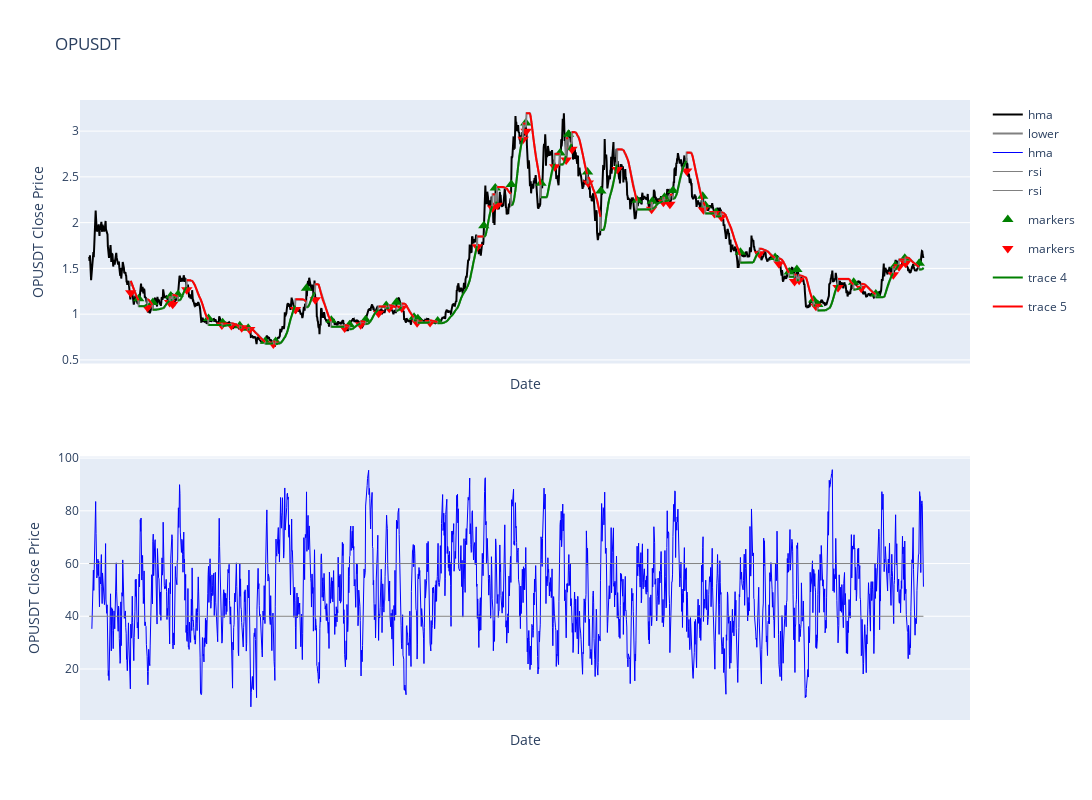

Notebook code cell kept with this figure:
### Markdown cell above
Condition

### Code cell
triangle = np.where(df_4h['buy_sell_signal']== -1, 'triangle-down',0)
df_4h["Symbol"] = np.where(df_4h["buy_sell_signal"]==1, "triangle-up", triangle)
color = np.where(df_4h['buy_sell_signal']== -1, 'red',0)
df_4h["Color"] = np.where(df_4h["buy_sell_signal"]==1, "green", color)

df_buy = df_4h[df_4h['buy_sell_signal']==1]
df_sell = df_4h[df_4h['buy_sell_signal']==-1]

fig = make_subplots(rows=2, cols=1, shared_xaxes=True)


fig.add_trace(
    go.Scatter(
        x=df_4h.index,
        y=df_4h['Close'],
        line=dict(color='Black', width=2),
        name='hma',
        legendgroup='1',
    ), row=1, col=1
)

fig.add_trace(
    go.Scatter(
        x=df_buy.index,
        y=df_buy['Close'],
        mode='markers',
        name ='markers',
        marker=go.Marker(size=10,
                        symbol=df_buy["Symbol"],
                        color=df_buy["Color"])
    ))

fig.add_trace(
    go.Scatter(
        x=df_sell.index,
        y=df_sell['Close'],
        mode='markers',
        name ='markers',
        marker=go.Marker(size=10,
                        symbol=df_sell["Symbol"],
                        color=df_sell["Color"])
    ))


# fig.add_trace(
#     go.Scatter(
#         x=df_4h.index,
#         y=df_4h['lower+upper_1d'],
#         line=dict(color='grey', width=2),
#         name='st_ma_1d',
#         legendgroup='1',
#     ), row=1, col=1
# )

# fig.add_scattergl(x = df_4h.index,
#                     y = df_4h['lower+upper_1d'].where(df_4h['supertrend_1d']==True),
#                     line={'color':'green'})


# fig.add_scattergl(x = df_4h.index,
#                     y = df_4h['lower+upper_1d'].where(df_4h['supertrend_1d']==False),
#                     line={'color':'red'})


fig.add_trace(
    go.Scatter(
        x=df_4h.index,
        y=df_4h['lower+upper'],
        line=dict(color='grey', width=2),
        name='lower',
        legendgroup='1',
        # fill='tonexty', 
        # fillcolor = fillcol(df_1h['label'].iloc[0])
    ), row=1, col=1
)

fig.add_scattergl(x = df_4h.index,
                    y = df_4h['lower+upper'].where(df_4h['supertrend']==True),
                    line={'color':'green'})


fig.add_scattergl(x = df_4h.index,
                    y = df_4h['lower+upper'].where(df_4h['supertrend']==False),
                    line={'color':'red'})





# fig.add_trace(
#     go.Scatter(
#         x=df_1h.index,
#         y=df_1h['upper'],
#         line=dict(color='Red', width=1),
#         name='upper',
#         legendgroup='1',
#         fill='tonexty', 
#         fillcolor = fillcol(df['label'].iloc[0])
#     ), row=1, col=1
# )


# fig.add_trace(
#     go.Scatter(
#         x=df_4h.index,
#         y=df_4h['rsi'],
#         line=dict(color='blue', width=1),
#         name='hma',
#         legendgroup='1',
#     ), row=2, col=1
# )

# fig.add_trace(
#     go.Scatter(
#         x=df_4h.index,
#         y= [60] * len(df_4h.index),
#         line=dict(color='grey', width=1),
#         name='rsi',
#         legendgroup='1',
#     ), row=2, col=1
# )

# fig.add_trace(
#     go.Scatter(
#         x=df_4h.index,
#         y= [40] * len(df_4h.index),
#         line=dict(color='grey', width=1),
#         name='rsi',
#         legendgroup='1',
#     ), row=2, col=1
# )

colors = np.where(df['macdh_12_26_9'] < 0, '#000', '#ff9900')
fig.add_trace(
    go.Bar(
        x=df_4h.index,
        y=df_4h['macd_hist'],
        name='histogram',
        marker_color=colors,
    ), row=2, col=1
)

fig.update_layout(xaxis_rangeslider_visible = False, title = 'OPUSDT', width = 1400, height = 800 )
fig.update_xaxes(title_text = 'Date')
fig.update_yaxes(title_text = 'OPUSDT Close Price')

fig.update_xaxes(showgrid=False, zeroline=False, rangeslider_visible=False, showticklabels=False,
                 showspikes=True, spikemode='across', spikesnap='cursor', showline=False,
                 spikecolor="grey",spikethickness=1, spikedash='solid')

fig.update_layout(spikedistance=1000,hoverdistance=1000)


fig.show()

### Figure 1 — Plotly figure (JSON) as saved in the notebook; plotly's stock layout.template omitted (floating-point values rounded to 4 significant figures; data arrays with more than 128 entries replaced by an {"elided": "..."} marker saying what was removed)
{"data": [{"legendgroup": "1", "line": {"color": "Black", "width": 2}, "name": "hma", "type": "scatter", "x": {"elided": "2178 str values"}, "xaxis": "x", "y": {"elided": "2178 float values"}, "yaxis": "y"}, {"marker": {"color": ["green", "green", "green", "green", "green", "green", "green", "green", "green", "green", "green", "green", "green", "green", "green", "green", "green", "green", "green", "green", "green", "green", "green", "green", "green", "green", "green", "green", "green", "green", "green", "green", "green", "green", "green", "green", "green", "green", "green", "green", "green", "green", "green", "green", "green", "green"], "size": 10, "symbol": ["triangle-up", "triangle-up", "triangle-up", "triangle-up", "triangle-up", "triangle-up", "triangle-up", "triangle-up", "triangle-up", "triangle-up", "triangle-up", "triangle-up", "triangle-up", "triangle-up", "triangle-up", "triangle-up", "triangle-up", "triangle-up", "triangle-up", "triangle-up", "triangle-up", "triangle-up", "triangle-up", "triangle-up", "triangle-up", "triangle-up", "triangle-up", "triangle-up", "triangle-up", "triangle-up", "triangle-up", "triangle-up", "triangle-up", "triangle-up", "triangle-up", "triangle-up", "triangle-up", "triangle-up", "triangle-up", "triangle-up", "triangle-up", "triangle-up", "triangle-up", "triangle-up", "triangle-up", "triangle-up"]}, "mode": "markers", "name": "markers", "type": "scatter", "x": ["2022-08-23T03:00:00", "2022-08-29T07:00:00", "2022-09-06T03:00:00", "2022-09-09T07:00:00", "2022-09-22T15:00:00", "2022-09-28T19:00:00", "2022-10-06T07:00:00", "2022-10-09T23:00:00", "2022-10-17T11:00:00", "2022-10-21T23:00:00", "2022-11-04T11:00:00", "2022-11-15T07:00:00", "2022-11-23T07:00:00", "2022-11-30T07:00:00", "2022-12-09T07:00:00", "2022-12-13T19:00:00", "2022-12-21T11:00:00", "2022-12-23T03:00:00", "2022-12-31T19:00:00", "2023-01-20T23:00:00", "2023-01-25T23:00:00", "2023-02-01T23:00:00", "2023-02-08T07:00:00", "2023-02-14T23:00:00", "2023-02-23T07:00:00", "2023-02-26T23:00:00", "2023-03-07T07:00:00", "2023-03-13T03:00:00", "2023-03-28T23:00:00", "2023-04-04T15:00:00", "2023-04-09T23:00:00", "2023-04-13T15:00:00", "2023-04-26T15:00:00", "2023-04-27T19:00:00", "2023-05-02T11:00:00", "2023-05-13T03:00:00", "2023-05-28T07:00:00", "2023-06-03T11:00:00", "2023-06-06T19:00:00", "2023-06-14T03:00:00", "2023-06-15T23:00:00", "2023-07-01T15:00:00", "2023-07-11T07:00:00", "2023-07-19T19:00:00", "2023-07-23T23:00:00", "2023-07-30T07:00:00"], "y": [1.167, 1.127, 1.198, 1.214, 0.953, 0.906, 0.872, 0.845, 0.705, 0.702, 1.282, 0.934, 0.885, 0.939, 1.094, 1.13, 0.967, 0.951, 0.925, 1.966, 2.379, 2.418, 3.089, 2.431, 2.762, 2.966, 2.552, 2.345, 2.245, 2.233, 2.277, 2.351, 2.287, 2.187, 2.112, 1.677, 1.618, 1.46, 1.488, 1.154, 1.105, 1.349, 1.219, 1.53, 1.612, 1.555]}, {"marker": {"color": ["red", "red", "red", "red", "red", "red", "red", "red", "red", "red", "red", "red", "red", "red", "red", "red", "red", "red", "red", "red", "red", "red", "red", "red", "red", "red", "red", "red", "red", "red", "red", "red", "red", "red", "red", "red", "red", "red", "red", "red", "red", "red", "red", "red", "red", "red"], "size": 10, "symbol": ["triangle-down", "triangle-down", "triangle-down", "triangle-down", "triangle-down", "triangle-down", "triangle-down", "triangle-down", "triangle-down", "triangle-down", "triangle-down", "triangle-down", "triangle-down", "triangle-down", "triangle-down", "triangle-down", "triangle-down", "triangle-down", "triangle-down", "triangle-down", "triangle-down", "triangle-down", "triangle-down", "triangle-down", "triangle-down", "triangle-down", "triangle-down", "triangle-down", "triangle-down", "triangle-down", "triangle-down", "triangle-down", "triangle-down", "triangle-down", "triangle-down", "triangle-down", "triangle-down", "triangle-down", "triangle-down", "triangle-down", "triangle-down", "triangle-down", "triangle-down", "triangle-down", "triangle-down", "triangle-down"]}, "mode": "markers", "name": "markers", "type": "scatter", "x": ["2022-08-19T15:00:00", "2022-08-26T23:00:00", "2022-09-05T15:00:00", "2022-09-06T23:00:00", "2022-09-13T03:00:00", "2022-09-28T11:00:00", "2022-10-02T15:00:00", "2022-10-07T03:00:00", "2022-10-10T15:00:00", "2022-10-20T23:00:00", "2022-10-30T15:00:00", "2022-11-08T07:00:00", "2022-11-21T03:00:00", "2022-11-28T03:00:00", "2022-12-05T23:00:00", "2022-12-10T15:00:00", "2022-12-16T03:00:00", "2022-12-22T19:00:00", "2022-12-28T11:00:00", "2023-01-18T03:00:00", "2023-01-24T19:00:00", "2023-01-26T19:00:00", "2023-02-07T03:00:00", "2023-02-08T11:00:00", "2023-02-20T23:00:00", "2023-02-25T23:00:00", "2023-02-28T11:00:00", "2023-03-07T15:00:00", "2023-03-20T07:00:00", "2023-04-04T07:00:00", "2023-04-09T11:00:00", "2023-04-12T07:00:00", "2023-04-19T15:00:00", "2023-04-26T23:00:00", "2023-05-01T19:00:00", "2023-05-04T19:00:00", "2023-05-21T11:00:00", "2023-05-29T23:00:00", "2023-06-05T19:00:00", "2023-06-07T19:00:00", "2023-06-15T03:00:00", "2023-06-24T19:00:00", "2023-07-04T23:00:00", "2023-07-18T23:00:00", "2023-07-21T11:00:00", "2023-07-24T07:00:00"], "y": [1.234, 1.074, 1.126, 1.108, 1.267, 0.881, 0.877, 0.852, 0.831, 0.673, 1.052, 1.158, 0.848, 0.884, 1.009, 1.065, 1.067, 0.905, 0.908, 1.737, 2.161, 2.19, 2.91, 2.999, 2.61, 2.684, 2.801, 2.433, 2.581, 2.145, 2.222, 2.202, 2.564, 2.142, 2.1, 2.061, 1.661, 1.55, 1.358, 1.37, 1.085, 1.29, 1.282, 1.431, 1.519, 1.557]}, {"legendgroup": "1", "line": {"color": "grey", "width": 2}, "name": "lower", "type": "scatter", "x": {"elided": "2178 str values"}, "xaxis": "x", "y": {"elided": "2178 float values"}, "yaxis": "y"}, {"line": {"color": "green"}, "type": "scattergl", "x": {"elided": "2178 str values"}, "y": {"elided": "2178 float values"}}, {"line": {"color": "red"}, "type": "scattergl", "x": {"elided": "2178 str values"}, "y": {"elided": "2178 float values"}}, {"legendgroup": "1", "line": {"color": "blue", "width": 1}, "name": "hma", "type": "scatter", "x": {"elided": "2178 str values"}, "xaxis": "x2", "y": {"elided": "2178 float values"}, "yaxis": "y2"}, {"legendgroup": "1", "line": {"color": "grey", "width": 1}, "name": "rsi", "type": "scatter", "x": {"elided": "2178 str values"}, "xaxis": "x2", "y": {"elided": "2178 int values"}, "yaxis": "y2"}, {"legendgroup": "1", "line": {"color": "grey", "width": 1}, "name": "rsi", "type": "scatter", "x": {"elided": "2178 str values"}, "xaxis": "x2", "y": {"elided": "2178 int values"}, "yaxis": "y2"}], "layout": {"height": 800, "hoverdistance": 1000, "spikedistance": 1000, "title": {"text": "OPUSDT"}, "width": 1400, "xaxis": {"anchor": "y", "domain": [0, 1], "matches": "x2", "rangeslider": {"visible": false}, "showgrid": false, "showline": false, "showspikes": true, "showticklabels": false, "spikecolor": "grey", "spikedash": "solid", "spikemode": "across", "spikesnap": "cursor", "spikethickness": 1, "title": {"text": "Date"}, "zeroline": false}, "xaxis2": {"anchor": "y2", "domain": [0, 1], "rangeslider": {"visible": false}, "showgrid": false, "showline": false, "showspikes": true, "showticklabels": false, "spikecolor": "grey", "spikedash": "solid", "spikemode": "across", "spikesnap": "cursor", "spikethickness": 1, "title": {"text": "Date"}, "zeroline": false}, "yaxis": {"anchor": "x", "domain": [0.575, 1], "title": {"text": "OPUSDT Close Price"}}, "yaxis2": {"anchor": "x2", "domain": [0, 0.425], "title": {"text": "OPUSDT Close Price"}}}}
